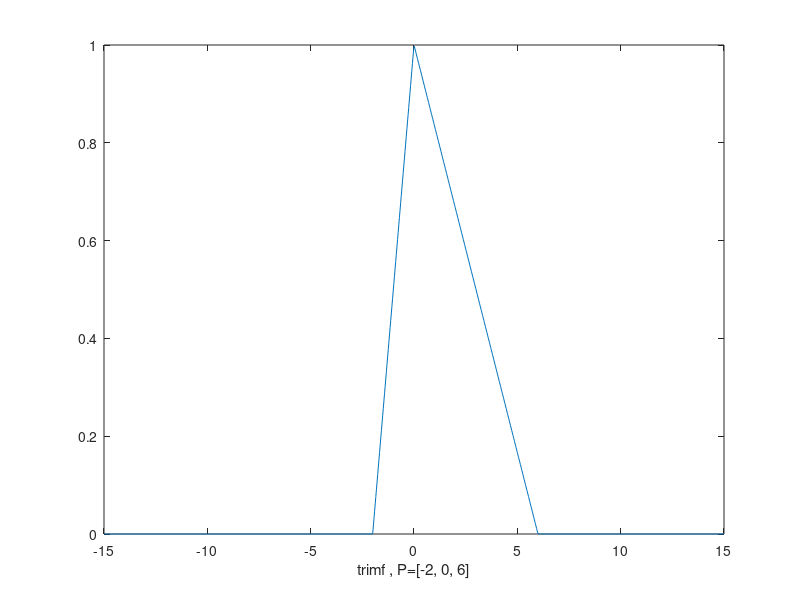

MATLAB code to generate this figure:
x = linspace(-15, 15, 1000);
mu = trimf(x, [-2,3,6]);
plot(x, mu)
mu = trimf(x, [-2,0,6]);
plot(x, mu)
xlabel('trimf , P=[-2, 0, 6]');
